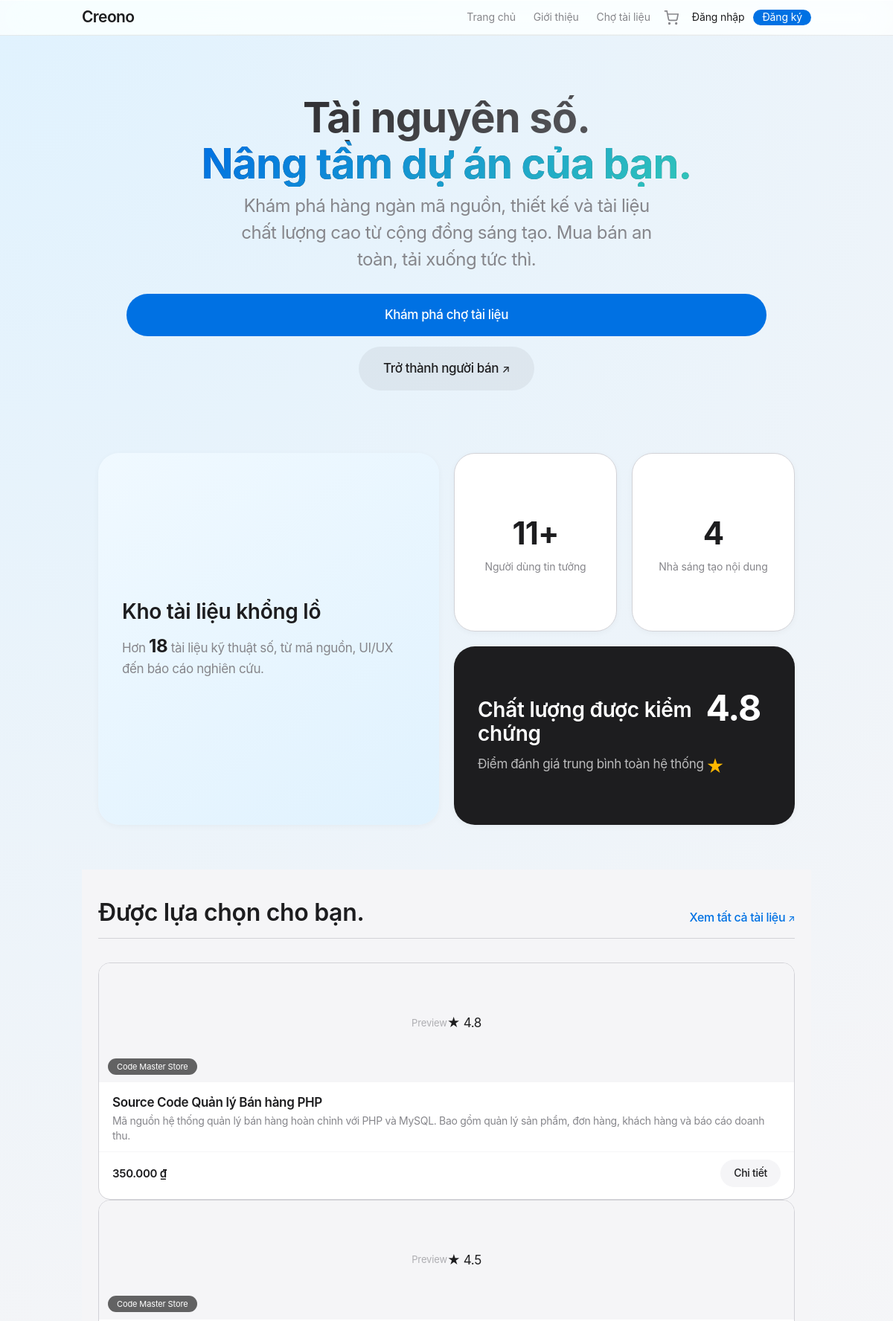
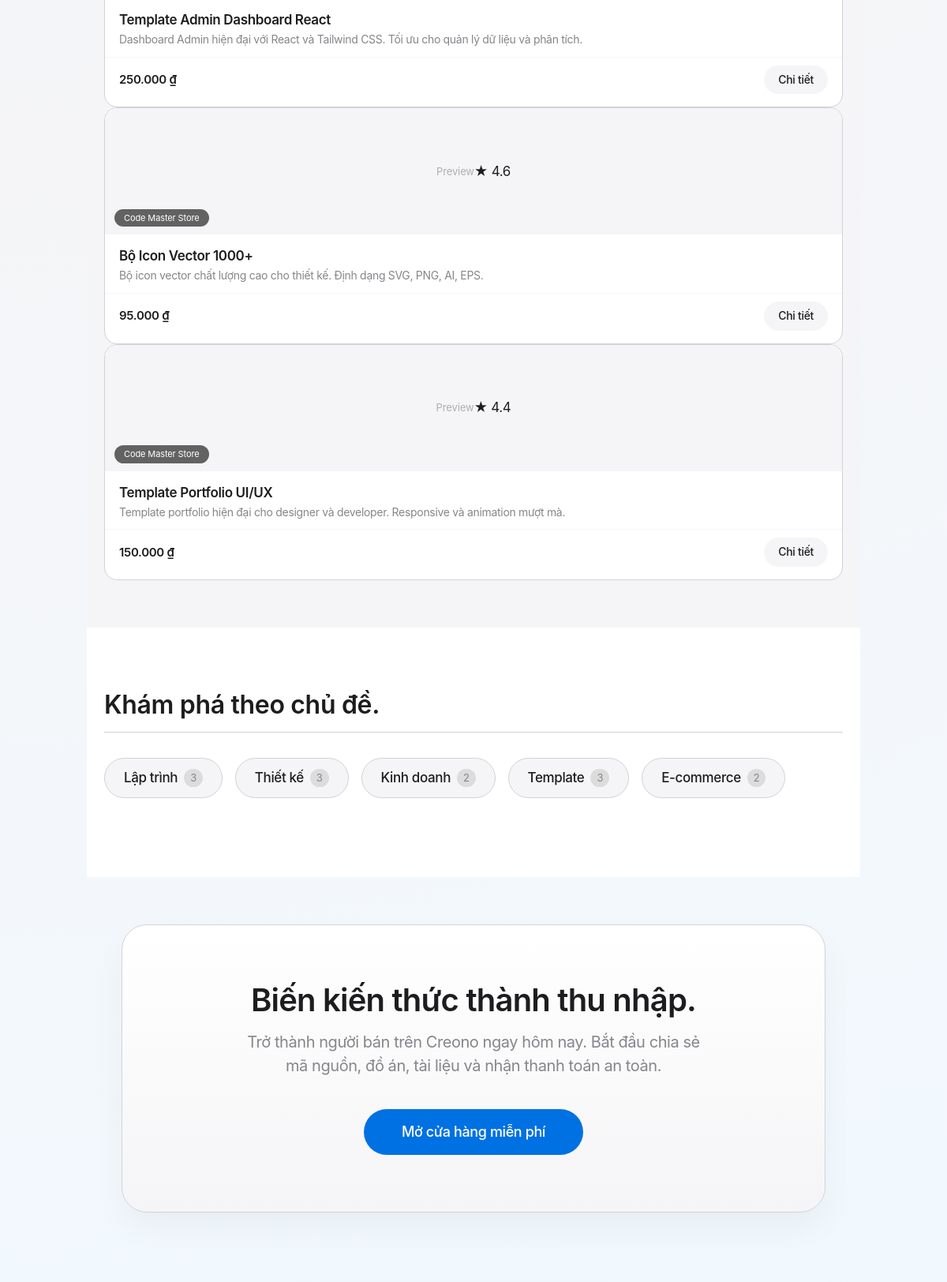
The page / (upper part) on the database its author committed (2 pictures, top to bottom).
### tables this page shows
CREATE TABLE products (
    id BIGINT AUTO_INCREMENT PRIMARY KEY,
    store_id BIGINT NOT NULL,
    category_id BIGINT DEFAULT NULL,
    title VARCHAR(255) NOT NULL,
    description TEXT DEFAULT NULL,
    price DECIMAL(19,4) NOT NULL,
    preview_url VARCHAR(500) DEFAULT NULL,
    rating DECIMAL(3,2) DEFAULT 0.00,
    review_count INT DEFAULT 0,
    download_count INT DEFAULT 0,
    status TINYINT DEFAULT 1 COMMENT '1:Pending, 2:Approved, 3:Rejected',
    deleted_at DATETIME DEFAULT NULL,
    created_at DATETIME DEFAULT CURRENT_TIMESTAMP,
    CONSTRAINT fk_product_store FOREIGN KEY (store_id) REFERENCES stores(id),
    CONSTRAINT fk_product_category FOREIGN KEY (category_id) REFERENCES categories(id) ON DELETE SET NULL
);

CREATE TABLE stores (
    id BIGINT AUTO_INCREMENT PRIMARY KEY,
    user_id BIGINT NOT NULL,
    name VARCHAR(255) NOT NULL,
    status TINYINT DEFAULT 1,
    CONSTRAINT fk_store_user FOREIGN KEY (user_id) REFERENCES users(id)
);

CREATE TABLE categories (
    id BIGINT AUTO_INCREMENT PRIMARY KEY,
    name VARCHAR(100) NOT NULL,
    slug VARCHAR(100) NOT NULL UNIQUE,
    description TEXT DEFAULT NULL,
    sort_order INT DEFAULT 0,
    created_at DATETIME DEFAULT CURRENT_TIMESTAMP
);

### app/Controllers/Pages.php (called while the page is built, shortened)
<?php
class Pages extends Controller
{
    private Product $productModel;
    private Category $categoryModel;
    private Testimonial $testimonialModel;
    private User $userModel;
    public function __construct()
    {
        $this->productModel = $this->model('Product');
        $this->categoryModel = $this->model('Category');
        $this->testimonialModel = $this->model('Testimonial');
        $this->userModel = $this->model('User');
    }
    public function index()
    {
        $featuredProducts = $this->productModel->getProducts();
        $categories = $this->categoryModel->getCategoriesWithProducts();
        $testimonials = $this->testimonialModel->getFeatured(3);
        $stats = [
            'products' => $this->productModel->getTotalProducts(),
            'users' => $this->userModel->getTotalUsers(),
            'sellers' => $this->userModel->getTotalSellers(),
            'rating' => '4.8'
        ];
        $data = [
            'title' => 'Chào mừng đến với Creono',
            'description' => 'Nền tảng mua bán tài liệu số C2C hàng đầu.',
            'featured_products' => $featuredProducts,
            'categories' => $categories,
            'testimonials' => $testimonials,
            'stats' => $stats
        ];
        $this->view('pages/index', $data);
    }
}

### app/Core/App.php (called while the page is built, shortened)
<?php
class App {
    protected $currentMethod = 'index';
    public function __construct() {
        $url = $this->getUrl();
        if (isset($url[0]) && file_exists('../app/Controllers/' . ucwords($url[0]) . '.php')) {
            unset($url[0]);
        }
        $this->currentController = new $this->currentController;
        if (isset($url[1])) {
            if (method_exists($this->currentController, $url[1])) {
                $this->currentMethod = $url[1];
                unset($url[1]);
            }
        }
        $this->params = $url ? array_values($url) : [];
        call_user_func_array([$this->currentController, $this->currentMethod], $this->params);
    }
    public function getUrl() {
        return ['Pages', 'index'];
    }
}

### public/index.php (called while the page is built, shortened)
<?php
require_once '../app/Core/Database.php';
require_once '../app/Core/BaseModel.php';
require_once '../app/Core/Controller.php';
require_once '../app/Core/App.php';
$init = new App();

### app/Core/Database.php (called while the page is built, shortened)
<?php
class Database {
    private $host = DB_HOST;
    private $user = DB_USER;
    private $pass = DB_PASS;
    private $dbname = DB_NAME;
    private $dbh;
    private $stmt;
    public function __construct() {
        $dsn = 'mysql:host=' . $this->host . ';dbname=' . $this->dbname . ';charset=utf8mb4';
        $options = array(
            PDO::ATTR_PERSISTENT => true,
            PDO::ATTR_ERRMODE => PDO::ERRMODE_EXCEPTION,
            PDO::ATTR_DEFAULT_FETCH_MODE => PDO::FETCH_OBJ
        );
        try {
            $this->dbh = new PDO($dsn, $this->user, $this->pass, $options);
        } catch (PDOException $e) {
            $this->error = $e->getMessage();
            die("Lỗi kết nối DB: " . $this->error);
        }
    }
    public function query($sql) {
        $this->stmt = $this->dbh->prepare($sql);
    }
    public function bind($param, $value, $type = null) {
        if (is_null($type)) {
            switch (true) {
                case is_int($value):
                    $type = PDO::PARAM_INT;
                    break;
            }
        }
        $this->stmt->bindValue($param, $value, $type);
    }
    public function execute() {
        return $this->stmt->execute();
    }
    public function resultSet() {
        $this->execute();
        return $this->stmt->fetchAll();
    }
}

### app/Models/Product.php (called while the page is built, shortened)
<?php
class Product extends BaseModel
{
    protected string $table = 'products';
    public function getProducts(): array
    {
        $this->db->query("
            SELECT products.*, stores.name as store_name
            FROM {$this->table}
            JOIN stores ON products.store_id = stores.id
            WHERE products.status = 2
            ORDER BY products.created_at DESC
        ");
        return $this->db->resultSet();
    }
    public function getTotalProducts(): int
    {
        $this->db->query("SELECT COUNT(*) as total FROM {$this->table} WHERE status = 2");
        $result = $this->db->single();
        return $result ? (int)$result->total : 0;
    }
}

### app/Core/BaseModel.php (called while the page is built, shortened)
<?php
class BaseModel {
    public function __construct() {
        $this->db = new Database();
    }
}

### app/Models/Category.php (called while the page is built, shortened)
<?php
class Category extends BaseModel {
    protected string $table = 'categories';
    public function getCategoriesWithProducts(): array {
        $this->db->query("
            SELECT DISTINCT c.*, COUNT(p.id) as product_count
            FROM {$this->table} c
            LEFT JOIN products p ON p.category_id = c.id AND p.status = 2
            WHERE p.id IS NOT NULL
            GROUP BY c.id
            ORDER BY c.sort_order ASC
        ");
        return $this->db->resultSet();
    }
}

### app/Views/pages/index.php (the view, shortened to what this page needs)
<?php require APPROOT . '/Views/inc/header.php'; ?>
<section class="hero-section text-center">
    <div class="container">
        <div class="hero-content">
            <h1 class="hero-title">
                Tài nguyên số.<br>
                <span class="text-gradient">Nâng tầm dự án của bạn.</span>
            </h1>
            <p class="hero-desc">
                Khám phá hàng ngàn mã nguồn, thiết kế và tài liệu chất lượng cao từ cộng đồng sáng tạo. Mua bán an toàn, tải xuống tức thì.
            </p>
            <div class="hero-buttons">
                <a href="<?php echo URLROOT; ?>/products/index" class="btn btn-hero">Khám phá chợ tài liệu</a>
                <a href="<?php echo URLROOT; ?>/users/register" class="btn btn-outline btn-hero" style="border-color: transparent; background: rgba(0,0,0,0.05); color: var(--apple-black);">Trở thành người bán <span style="font-size: 14px;">↗</span></a>
            </div>
        </div>
    </div>
</section>
<section class="bento-section">
    <div class="container">
        <div class="bento-grid">
            <div class="bento-box bento-large bento-gradient-1">
                <div class="bento-content">
                    <h3 class="bento-title">Kho tài liệu khổng lồ</h3>
                    <p class="bento-text">Hơn <strong><?php echo number_format($data['stats']['products']); ?></strong> tài liệu kỹ thuật số, từ mã nguồn, UI/UX đến báo cáo nghiên cứu.</p>
                </div>
            </div>
            <div class="bento-box bento-medium">
                <div class="bento-content text-center">
                    <span class="stat-number"><?php echo number_format($data['stats']['users']); ?>+</span>
                    <span class="stat-label">Người dùng tin tưởng</span>
                </div>
            </div>
            <div class="bento-box bento-medium">
                <div class="bento-content text-center">
                    <span class="stat-number"><?php echo number_format($data['stats']['sellers']); ?></span>
                    <span class="stat-label">Nhà sáng tạo nội dung</span>
                </div>
            </div>
            <div class="bento-box bento-wide bento-dark">
                <div class="bento-content">
                    <div style="display: flex; justify-content: space-between; align-items: center;">
                        <div>
                            <h3 class="bento-title" style="color: #fff;">Chất lượng được kiểm chứng</h3>
                            <p class="bento-text" style="color: rgba(255,255,255,0.7);">Điểm đánh giá trung bình toàn hệ thống</p>
                        </div>
                        <div class="stat-number" style="color: #fff; font-size: 48px;">
                            <?php echo $data['stats']['rating']; ?> <span style="font-size: 24px; color: #ffb800;">★</span>
                        </div>
                    </div>
                </div>
            </div>
        </div>
    </div>
</section>
<?php if(!empty($data['featured_products'])) : ?>
<section class="featured-section">
    <div class="container">
        <div class="section-header">
            <h2>Được lựa chọn cho bạn.</h2>
            <a href="<?php echo URLROOT; ?>/products/index" class="view-all">Xem tất cả tài liệu <span style="font-size: 12px;">↗</span></a>
        </div>
        <div class="product-grid-home">
            <?php
            $count = 0;
            foreach($data['featured_products'] as $product) :
                if($count++ >= 4) break;
            ?>
                <div class="product-card interactive-hover">
                    <div class="product-image-wrapper">
                        <div class="product-placeholder">Preview</div>
                        <span class="product-badge"><?php echo htmlspecialchars($product->store_name); ?></span>
                        <?php if($product->rating > 0) : ?>
                            <span class="product-rating">
                                ★ <?php echo number_format($product->rating, 1); ?>
                            </span>
                        <?php endif; ?>
                    </div>
                    <div class="product-content">
                        <h3 class="product-title"><?php echo htmlspecialchars($product->title); ?></h3>
                        <p class="product-desc"><?php echo htmlspecialchars($product->description ?? 'Tài liệu số chất lượng cao được kiểm duyệt trên Creono.'); ?></p>
                    </div>
                    <div class="product-footer">
                        <span class="product-price"><?php echo number_format($product->price, 0, ',', '.'); ?> ₫</span>
                        <a href="<?php echo URLROOT; ?>/products/detail/<?php echo $product->id; ?>" class="btn btn-outline" style="border: none; background: var(--apple-gray-bg); color: var(--apple-black); font-weight: 500;">Chi tiết</a>
                    </div>
                </div>
            <?php endforeach; ?>
        </div>
    </div>
</section>
<?php endif; ?>
<?php if(!empty($data['categories'])) : ?>
<section class="categories-section" style="background: #fff; padding: 80px 0;">
    <div class="container">
        <div class="section-header" style="text-align: left; margin-bottom: 32px;">
            <h2>Khám phá theo chủ đề.</h2>
        </div>
        <div class="categories-scroll">
            <div class="categories-flex">
                <?php foreach($data['categories'] as $category) : ?>
                    <a href="<?php echo URLROOT; ?>/products/index?category=<?php echo $category->slug; ?>" class="category-pill">
                        <span class="category-name"><?php echo htmlspecialchars($category->name); ?></span>
                        <span class="category-count"><?php echo $category->product_count; ?></span>
                    </a>
                <?php endforeach; ?>
            </div>
        </div>
    </div>
</section>
<?php endif; ?>
<section class="cta-section">
    <div class="container">
        <div class="cta-content">
            <h2>Biến kiến thức thành thu nhập.</h2>
            <p>Trở thành người bán trên Creono ngay hôm nay. Bắt đầu chia sẻ mã nguồn, đồ án, tài liệu và nhận thanh toán an toàn.</p>
            <a href="<?php echo URLROOT; ?>/users/register" class="btn btn-large">Mở cửa hàng miễn phí</a>
        </div>
    </div>
</section>
<?php require APPROOT . '/Views/inc/footer.php'; ?>

### rows shown on the page
products: store.name "Code Master Store", rating "4.8", title "Source Code Quản lý Bán hàng PHP", description "Mã nguồn hệ thống quản lý bán hàng hoàn chỉnh với PHP và MySQL. Bao gồm quản lý sản phẩm, đơn hàng, khách hàng và báo cáo doanh thu.", price "350.000"
products: store.name "Code Master Store", rating "4.5", title "Template Admin Dashboard React", description "Dashboard Admin hiện đại với React và Tailwind CSS. Tối ưu cho quản lý dữ liệu và phân tích.", price "250.000"
products: store.name "Code Master Store", rating "4.6", title "Bộ Icon Vector 1000+", description "Bộ icon vector chất lượng cao cho thiết kế. Định dạng SVG, PNG, AI, EPS.", price "95.000"
products: store.name "Code Master Store", rating "4.4", title "Template Portfolio UI/UX", description "Template portfolio hiện đại cho designer và developer. Responsive và animation mượt mà.", price "150.000"
categories: name "Lập trình", product_count "3"
categories: name "Thiết kế", product_count "3"
categories: name "Kinh doanh", product_count "2"
categories: name "Template", product_count "3"
categories: name "E-commerce", product_count "2"

### other values the page prints
SITENAME "Creono"
$data['stats']['products'] "18"
$data['stats']['users'] "11"
$data['stats']['sellers'] "4"
$data['stats']['rating'] "4.8"
